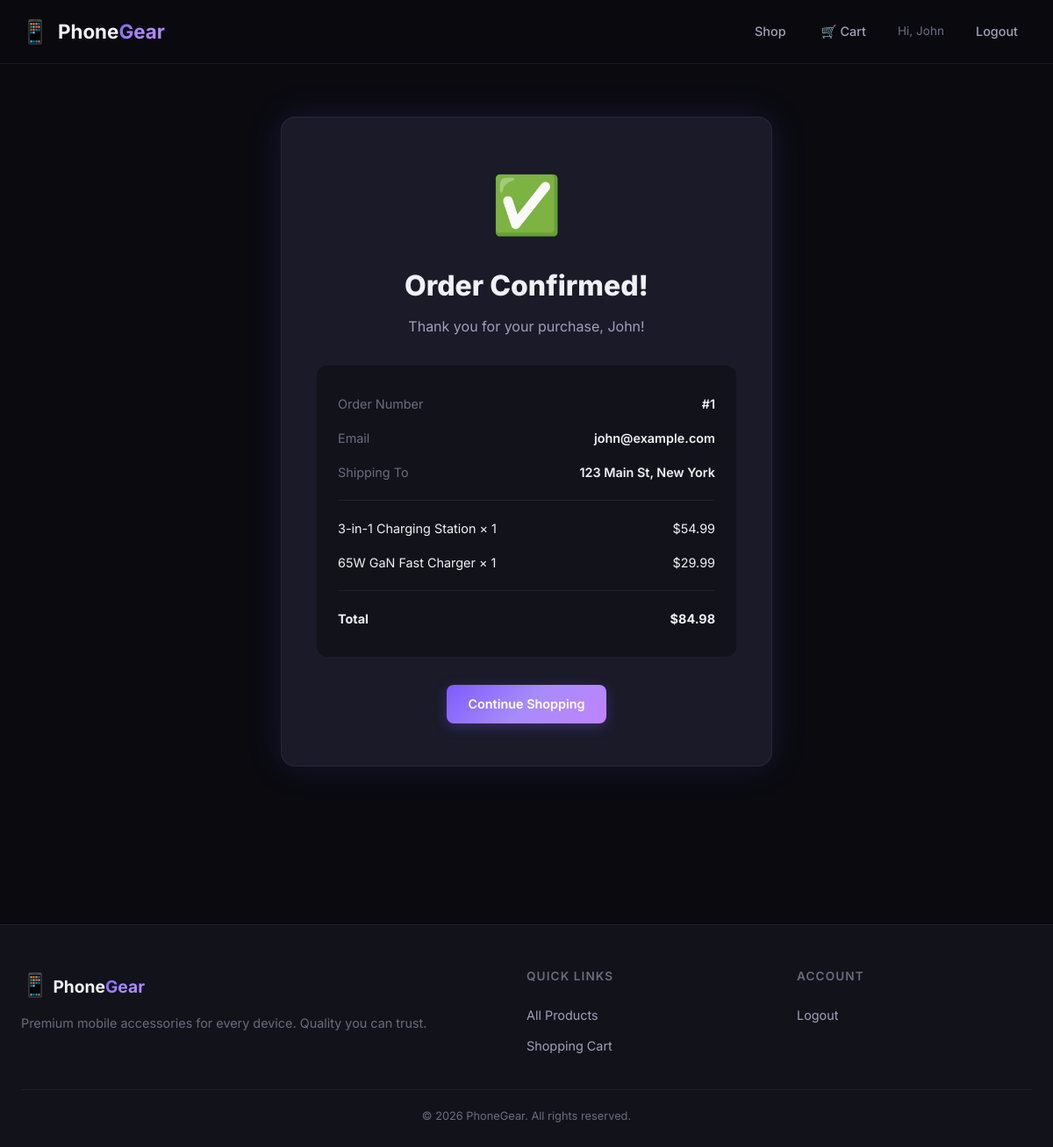
Page /orders/complete/1/ (signed in) on the committed database.
### orders/models.py (models this page shows, shortened)
class Order(models.Model):
    user = models.ForeignKey(User, on_delete=models.SET_NULL, null=True, blank=True, related_name='orders')
    first_name = models.CharField(max_length=50)
    last_name = models.CharField(max_length=50)
    email = models.EmailField()
    address = models.CharField(max_length=250)
    city = models.CharField(max_length=100)
    phone = models.CharField(max_length=20, blank=True)
    created = models.DateTimeField(auto_now_add=True)
    updated = models.DateTimeField(auto_now=True)
    paid = models.BooleanField(default=True)
    class Meta:
        ordering = ('-created',)
    def get_total_cost(self):
        return sum(item.get_cost() for item in self.items.all())

class OrderItem(models.Model):
    order = models.ForeignKey(Order, related_name='items', on_delete=models.CASCADE)
    product = models.ForeignKey(Product, related_name='order_items', on_delete=models.CASCADE)
    price = models.DecimalField(max_digits=10, decimal_places=2)
    quantity = models.PositiveIntegerField(default=1)
    def get_cost(self):
        return self.price * self.quantity

### shop/models.py (models this page shows, shortened)
class Product(models.Model):
    category = models.ForeignKey(Category, related_name='products', on_delete=models.CASCADE)
    name = models.CharField(max_length=200)
    slug = models.SlugField(max_length=200, unique=True)
    image = models.ImageField(upload_to='products/%Y/%m/%d', blank=True, null=True)
    description = models.TextField(blank=True)
    price = models.DecimalField(max_digits=10, decimal_places=2)
    stock = models.PositiveIntegerField(default=0)
    available = models.BooleanField(default=True)
    created = models.DateTimeField(auto_now_add=True)
    updated = models.DateTimeField(auto_now=True)
    class Meta:
        ordering = ('name',)

### orders/views.py (the view)
# urls.py: path('complete/<int:order_id>/', views.order_complete, name='order_complete'),
@login_required
def order_complete(request, order_id):
    order = Order.objects.get(id=order_id, user=request.user)
    return render(request, 'orders/order_complete.html', {'order': order})

### shop/cart.py (called while the page is built)
    def __len__(self):
        return sum(item['quantity'] for item in self.cart.values())

### shop/context_processors.py (called while the page is built)
def cart_context(request):
    return {'cart': Cart(request)}

### orders/templates/orders/order_complete.html (shortened to what this page needs)
{% extends "base.html" %}
{% block content %}
<div class="container">
    <div class="order-complete">
        <div class="success-card">
            <div class="success-icon">✅</div>
            <h1 class="success-title">Order Confirmed!</h1>
            <p class="success-subtitle">Thank you for your purchase, {{ order.first_name }}!</p>
            <div class="order-details-card">
                <div class="order-detail-row">
                    <span class="detail-label">Order Number</span>
                    <span class="detail-value">#{{ order.id }}</span>
                </div>
                <div class="order-detail-row">
                    <span class="detail-label">Email</span>
                    <span class="detail-value">{{ order.email }}</span>
                </div>
                <div class="order-detail-row">
                    <span class="detail-label">Shipping To</span>
                    <span class="detail-value">{{ order.address }}, {{ order.city }}</span>
                </div>
                <hr class="summary-divider">
                {% for item in order.items.all %}
                <div class="order-detail-row">
                    <span>{{ item.product.name }} × {{ item.quantity }}</span>
                    <span>${{ item.get_cost }}</span>
                </div>
                {% endfor %}
                <hr class="summary-divider">
                <div class="order-detail-row total-row">
                    <span>Total</span>
                    <span>${{ order.get_total_cost }}</span>
                </div>
            </div>
            <a href="{% url 'shop:product_list' %}" class="btn btn-primary">Continue Shopping</a>
        </div>
    </div>
</div>
{% endblock %}

### templates/base.html (shortened to what this page needs)
<!DOCTYPE html>
<html lang="en">
<head>
    {% load static %}
    <link rel="stylesheet" href="{% static 'css/style.css' %}">
</head>
<body>
    <nav class="navbar">
        <div class="container nav-container">
            <a href="{% url 'shop:product_list' %}" class="logo">
                <span class="logo-icon">📱</span>
                <span class="logo-text">Phone<span class="logo-accent">Gear</span></span>
            </a>
            <div class="nav-links">
                <a href="{% url 'shop:product_list' %}" class="nav-link">Shop</a>
                <a href="{% url 'shop:cart_detail' %}" class="nav-link cart-link">
                    🛒 Cart
                </a>
                {% if user.is_authenticated %}
                    <span class="nav-user">Hi, {{ user.first_name|default:user.username }}</span>
                    <form method="post" action="{% url 'accounts:logout' %}" class="logout-form">
                        <button type="submit" class="nav-link btn-logout">Logout</button>
                    </form>
                {% else %}
                    <a href="{% url 'accounts:login' %}" class="nav-link">Login</a>
                    <a href="{% url 'accounts:register' %}" class="btn btn-primary btn-sm">Sign Up</a>
                {% endif %}
            </div>
        </div>
    </nav>
    <main class="main-content">
        {% block content %}{% endblock %}
    </main>
    <footer class="footer">
        <div class="container">
            <div class="footer-grid">
                <div class="footer-brand">
                    <span class="logo-icon">📱</span>
                    <span class="logo-text">Phone<span class="logo-accent">Gear</span></span>
                    <p class="footer-desc">Premium mobile accessories for every device. Quality you can trust.</p>
                </div>
                <div class="footer-links-section">
                    <h4>Quick Links</h4>
                    <a href="{% url 'shop:product_list' %}">All Products</a>
                    <a href="{% url 'shop:cart_detail' %}">Shopping Cart</a>
                </div>
                <div class="footer-links-section">
                    <h4>Account</h4>
                    {% if user.is_authenticated %}
                        <a href="{% url 'accounts:logout' %}">Logout</a>
                    {% else %}
                        <a href="{% url 'accounts:login' %}">Login</a>
                        <a href="{% url 'accounts:register' %}">Register</a>
                    {% endif %}
                </div>
            </div>
            <div class="footer-bottom">
                <p>&copy; 2026 PhoneGear. All rights reserved.</p>
            </div>
        </div>
    </footer>
</body>
</html>

### rows in the picture
Order: first_name "John", id "1", email "john@example.com", address "123 Main St", city "New York", get_total_cost "84.98"
OrderItem: product.name "3-in-1 Charging Station", quantity "1", get_cost "54.99"
OrderItem: product.name "65W GaN Fast Charger", quantity "1", get_cost "29.99"

### other values in the picture
{{ user.first_name|default:user.username }} "John"
